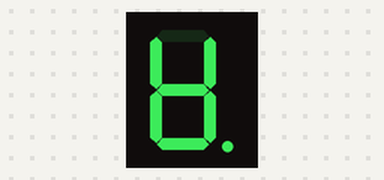
A sketch run on a simulated ESP8266 (NodeMCU). On the bench: 1-digit seven-segment display. Wiring (inferred from the names in the program): 1-digit 7-segment display, segments lit when LOW: segments D0, D1, D2, D3, D4, D5, D6, D7. The segment pins are drawn as the display they are named for.

Above: at 0.1 s.
At 0.6 s:
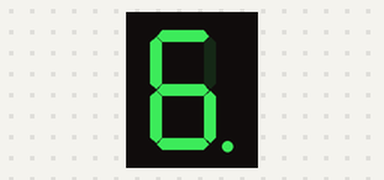
At 1.1 s:
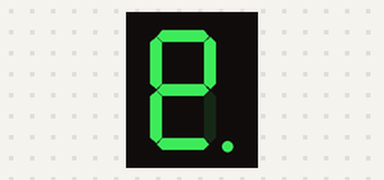
At 1.6 s:
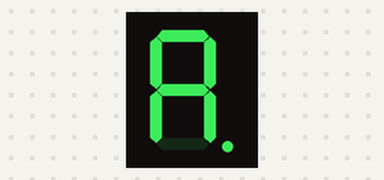
At 2.6 s:
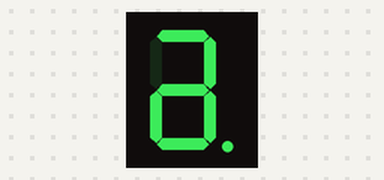
At 3.6 s:
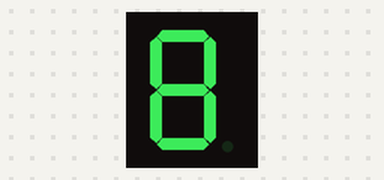

The sketch:

7-segment-display-esp32-c6.ino
```cpp
#define A D0
#define B D1
#define C D2
#define D D3
#define E D4
#define F D5
#define G D6
#define DP D7

void setup() {
  // put your setup code here, to run once:
  pinMode(A, OUTPUT);
  pinMode(B, OUTPUT);
  pinMode(C, OUTPUT);
  pinMode(D, OUTPUT);
  pinMode(E, OUTPUT);
  pinMode(F, OUTPUT);
  pinMode(G, OUTPUT);
  pinMode(DP, OUTPUT);

}

void loop() {
  // put your main code here, to run repeatedly:
  digitalWrite(DP, LOW);
  digitalWrite(A, HIGH);
  delay(500);
  digitalWrite(A, LOW);
  digitalWrite(B, HIGH);
  delay(500);
  digitalWrite(B, LOW);
  digitalWrite(C, HIGH);
  delay(500);
  digitalWrite(C, LOW);
  digitalWrite(D, HIGH);
  delay(500);
  digitalWrite(D, LOW);
  digitalWrite(E, HIGH);
  delay(500);
  digitalWrite(E, LOW);
  digitalWrite(F, HIGH);
  delay(500);
  digitalWrite(F, LOW);
  digitalWrite(G, HIGH);
  delay(500);
  digitalWrite(G, LOW);
  digitalWrite(DP, HIGH);
  delay(500);

}
```

Measured:
- by itself, everything shown: repeats every 4.0 s, in 8 steps
- what the display in image 1 shows lasts 0.5 s, from 0.5 s to 1.0 s
